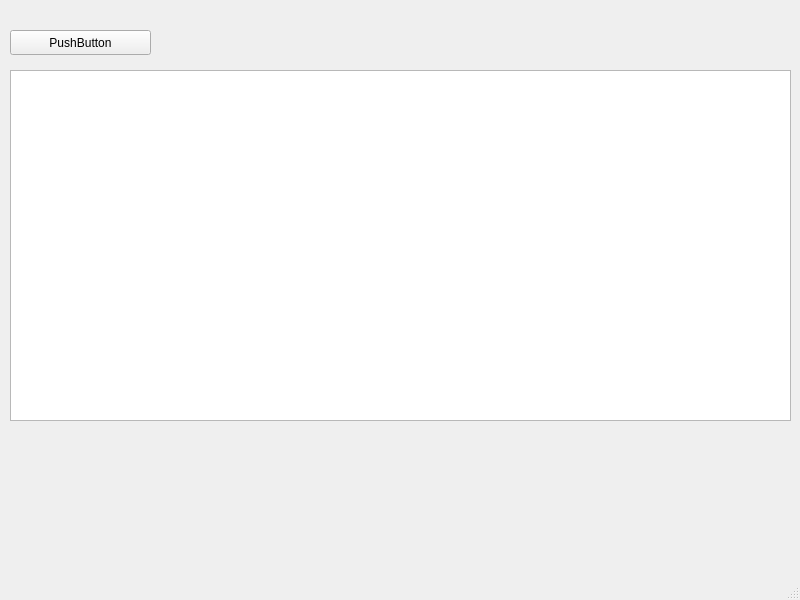
<?xml version="1.0" encoding="UTF-8"?>
<ui version="4.0">
 <class>MainWindow</class>
 <widget class="QMainWindow" name="MainWindow">
  <property name="geometry">
   <rect>
    <x>0</x>
    <y>0</y>
    <width>800</width>
    <height>600</height>
   </rect>
  </property>
  <property name="windowTitle">
   <string>MainWindow</string>
  </property>
  <widget class="QWidget" name="centralwidget">
   <widget class="QLabel" name="labelPort">
    <property name="geometry">
     <rect>
      <x>10</x>
      <y>0</y>
      <width>261</width>
      <height>20</height>
     </rect>
    </property>
    <property name="text">
     <string/>
    </property>
   </widget>
   <widget class="QTextEdit" name="textEdit">
    <property name="geometry">
     <rect>
      <x>10</x>
      <y>70</y>
      <width>781</width>
      <height>351</height>
     </rect>
    </property>
   </widget>
   <widget class="QPushButton" name="btnStartStop">
    <property name="geometry">
     <rect>
      <x>10</x>
      <y>30</y>
      <width>141</width>
      <height>25</height>
     </rect>
    </property>
    <property name="text">
     <string>PushButton</string>
    </property>
   </widget>
  </widget>
  <widget class="QMenuBar" name="menubar">
   <property name="geometry">
    <rect>
     <x>0</x>
     <y>0</y>
     <width>800</width>
     <height>22</height>
    </rect>
   </property>
  </widget>
  <widget class="QStatusBar" name="statusbar"/>
 </widget>
 <resources/>
 <connections/>
</ui>
